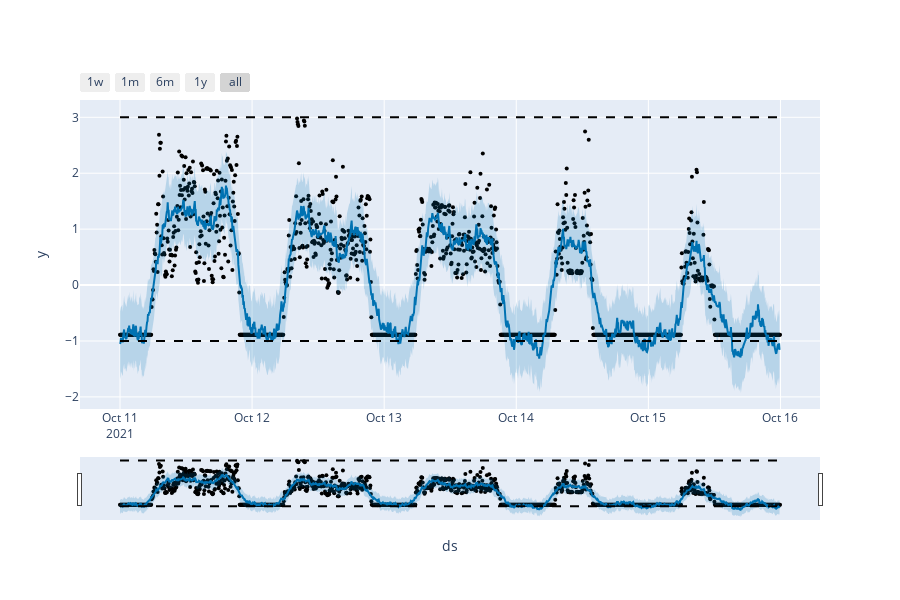

This figure's notebook cell:
### Code cell
import plotly
from prophet.plot import plot_plotly, plot_components_plotly

plot_plotly(m, forecast)

### Figure 1 — Plotly figure (JSON) as saved in the notebook; plotly's stock layout.template omitted (floating-point values rounded to 4 significant figures; data arrays with more than 128 entries replaced by an {"elided": "..."} marker saying what was removed)
{"data": [{"marker": {"color": "black", "size": 4}, "mode": "markers", "name": "Actual", "type": "scatter", "x": {"elided": "1440 str values"}, "y": {"elided": "1440 float values"}}, {"hoverinfo": "skip", "line": {"width": 0}, "mode": "lines", "type": "scatter", "x": {"elided": "1439 str values"}, "y": {"elided": "1439 float values"}}, {"fill": "tonexty", "fillcolor": "rgba(0, 114, 178, 0.2)", "line": {"color": "#0072B2", "width": 2}, "mode": "lines", "name": "Predicted", "type": "scatter", "x": {"elided": "1439 str values"}, "y": {"elided": "1439 float values"}}, {"fill": "tonexty", "fillcolor": "rgba(0, 114, 178, 0.2)", "hoverinfo": "skip", "line": {"width": 0}, "mode": "lines", "type": "scatter", "x": {"elided": "1439 str values"}, "y": {"elided": "1439 float values"}}, {"line": {"color": "black", "dash": "dash", "width": 2}, "mode": "lines", "name": "Cap", "type": "scatter", "x": {"elided": "1439 str values"}, "y": {"elided": "1439 int values"}}, {"line": {"color": "black", "dash": "dash", "width": 2}, "mode": "lines", "name": "Floor", "type": "scatter", "x": {"elided": "1439 str values"}, "y": {"elided": "1439 int values"}}], "layout": {"height": 600, "showlegend": false, "width": 900, "xaxis": {"rangeselector": {"buttons": [{"count": 7, "label": "1w", "step": "day", "stepmode": "backward"}, {"count": 1, "label": "1m", "step": "month", "stepmode": "backward"}, {"count": 6, "label": "6m", "step": "month", "stepmode": "backward"}, {"count": 1, "label": "1y", "step": "year", "stepmode": "backward"}, {"step": "all"}]}, "rangeslider": {"visible": true}, "title": {"text": "ds"}, "type": "date"}, "yaxis": {"title": {"text": "y"}}}}
